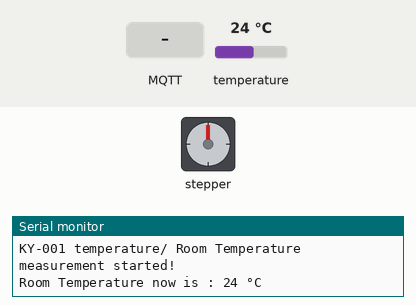
Simulated run of this sketch. Board: Arduino MKR. On the bench: stepper motor, the last lines printed to the serial monitor. Wiring (inferred from the names in the program): stepper motor (2048 steps per turn assumed): coils D9, D10, D11, D12. Inputs (shaded band) come from the test bench; at power-on: temperature 24 °C. WiFi joins after 1.5 s; servers stay silent unless stated; no MQTT or app messages arrive unless stated; not simulated (calls return 0 or success): arduino_secrets.h.

Above: at 2.7 s.
2.8 s: MQTT message "0" arrives on the first subscribed topic
At 5.2 s:
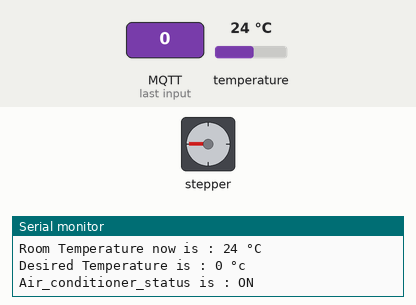
5.6 s: MQTT message "1" arrives on the first subscribed topic
At 6.39 s:
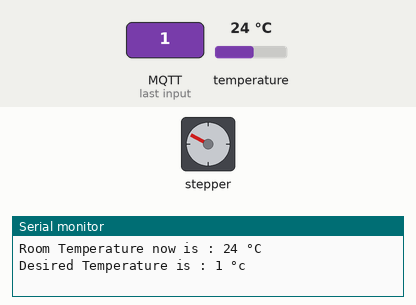
8.4 s: temperature set to 3.2 °C
11.2 s: temperature set to 2.6 °C
12.7 s: MQTT message "3" arrives on the first subscribed topic
At 17.3 s:
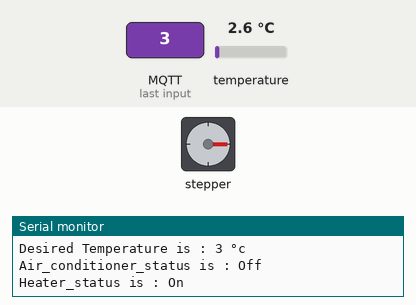
17.6 s: MQTT message "2" arrives on the first subscribed topic
At 18.39 s:
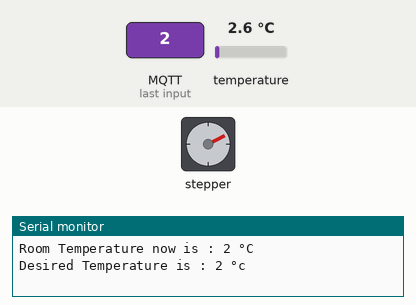
Timing chart, 0 to 20.6 s (numbered marks = the images above; inputs shaded):
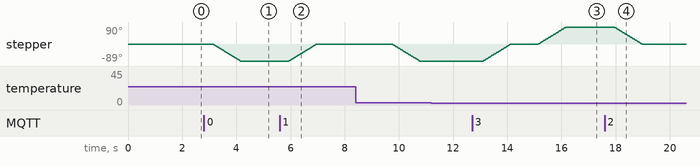

Measured:
- after the input at 2.8 s, stepper: turns 89° counter-clockwise in 1.0 s, starting after 0.34 s
- after the input at 5.6 s, stepper: turns 89° clockwise in 1.0 s, starting after 0.34 s
- after the input at 12.7 s, stepper: turns 89° clockwise in 1.0 s, then 90° clockwise in 1.0 s
- after the input at 17.6 s, stepper: turns 90° counter-clockwise in 1.0 s, starting after 0.35 s

The sketch:

Advanced_Embedded_Project_Arduino_code.ino
```cpp
// (licence header left out)
#include <ArduinoMqttClient.h>
#include <WiFiNINA.h>
#include <OneWire.h>
#include <DallasTemperature.h>
#include "arduino_secrets.h"

// Please enter your network SSID and password in the file "arduino_secrets.h"
char ssid[] = SECRET_SSID;        // your network SSID
char pass[] = SECRET_PASS;    // your network password

WiFiClient wifiClient;
MqttClient mqttClient(wifiClient);

// Please enter your IP address of Rasberry pi
const char broker[] = "192.168.137.69";
//Network protocol is TCP , so Port number is 1883
int port = 1883;

// Please enter the name of the topic
const char topic[]  = "desired_temperature";

// Setting Stepper Motor Pins to be connected on Arduino pins 9,10,11,and 12
#define STEPPER_PIN_1 9
#define STEPPER_PIN_2 10
#define STEPPER_PIN_3 11
#define STEPPER_PIN_4 12

// Here the input pin is declared to which the sensor module is connected
#define KY001_Signal_PIN 4
// Libraries for temperature sensor are configured
OneWire oneWire(KY001_Signal_PIN);
DallasTemperature sensors(&oneWire);

// Defining the variables which will be used to control the project and to save reading data
int step_number = 0;
int a=0;
int x=1;
int oldtemp=0;
float temperature=0;
int temp=0;
char desired=0;
int desired_temperature=0;
int newest_desired_temperature=0;
const int on= 1;
const int off= 0;
int Heater_status=0;
int Air_conditioner_status=0;
int flag=0;


void setup()
{
  // Initialize serial and wait for port to open:
  Serial.begin(9600);

  // Sensor is initialized
  sensors.begin();

  // Setting the Motor Pins as Output Pins
  pinMode(STEPPER_PIN_1, OUTPUT);
  pinMode(STEPPER_PIN_2, OUTPUT);
  pinMode(STEPPER_PIN_3, OUTPUT);
  pinMode(STEPPER_PIN_4, OUTPUT);

  // wait for serial port to connect.
  while (!Serial)
  {
    ;  // wait for serial port to connect.Needed for native USB port only
  }

  // Attempt to connect to Wifi network:
  Serial.print("Attempting to connect to SSID : ");
  Serial.println(ssid);
  while (WiFi.begin(ssid, pass) != WL_CONNECTED)
  {
    // Failed to connect to WiFi Network, retry
    Serial.print(".");
    delay(1000);
  }

  // Once it has been connected to Wifi network
  Serial.print("You're connected to the WiFi network : ");
  Serial.println(ssid);
  Serial.println();

  // Attempt to connect to the MQTT broker
  Serial.print("Attempting to connect to the MQTT broker: ");
  Serial.println(broker);
  if (!mqttClient.connect(broker, port))
  {
    // Failed to connect to MQTT broker, retry
    Serial.print("MQTT connection failed! Error code = ");
    Serial.println(mqttClient.connectError());

    while (1);
  }

  // Once it has been connected to the MQTT broker
  Serial.println("You're connected to the MQTT broker!");
  Serial.println();

  // set the message receive callback
  mqttClient.onMessage(onMqttMessage);

  // Subscribe to a topic
  Serial.print("Subscribing to topic: ");
  Serial.println(topic);
  Serial.println();

  // subscribe to a topic statement
  mqttClient.subscribe(topic);

  Serial.print("Topic: ");
  Serial.println(topic);
  Serial.println();

  Serial.println("KY-001 temperature/ Room Temperature measurement started!");

}

void loop()
{
    // call poll() regularly to allow the library to receive MQTT messages and
    // send MQTT keep alive which avoids being disconnected by the broker
    mqttClient.poll();

    // Temperature measurement is started...
    sensors.requestTemperatures();
    sensors.getTempCByIndex(0);

    // Store measured temperature in variable
    // We have to store the measured temperature in a float variable "temperature"
    temperature=sensors.getTempCByIndex(0);
    // Then coverting the measured temperature from float to int
    temp=(int) temperature;

    // Printing the current Room Temperature,if it has been changed
    if(temp!=oldtemp)
    {
    Serial.print("Room Temperature now is : ");
    Serial.print(temp);
    Serial.println(" °C");
    oldtemp=temp;
    }

    /* Checking if the desired_temperature has been reached :
     *  If it has been reached turn off the Heater off the Air-conditioner
    */
    if(flag==0)
    {
    // if the Heater is on and the desired_temperature has been reached, turn off the Heater
    if(Heater_status==on)
    {
      /* check if the current Room temperature "temp" is less than or
          equal to the last_desired_temperature "newest_desired_temperature"
      */
      if(temp>=newest_desired_temperature)
      {
        // Turn off the heater
        for(a=0;a<512;a++) //Rotation: //2048=360° //1024=180° //512=90° //256=45°
       {
        OneStep(false); //Counterclockwise Rotation
        delay(2); //the delay time specify the time of one rotation step of the motor
        //The Lower the delay is , the faster the rotatation becomes //The Higher the delay is, the slower the rotation becomes
       }
       Heater_status=off;
       Serial.println("Heater_status is : Off");
       Serial.println();
       //set the flag to 1
       flag=1;
      }
    }

    // if the Air Conditioner is on and the desired_temperature has been reached, turn off the Air Conditioner
    if(Air_conditioner_status==on)
    {
       /* check if the current Room temperature "temp" is less than or
          equal to the last_desired_temperature "newest_desired_temperature"
       */
       if(temp<=newest_desired_temperature)
       {
          // turn off the Air Conditioner
          for(a=0;a<512;a++) //Rotation: //2048=360° //1024=180° //512=90° //256=45°
         {
         OneStep(true); //Clockwise Rotation
         delay(2); //the delay time specify the time of one rotation step of the motor
         //The Lower the delay is , the faster the rotatation becomes //The Higher the delay is, the slower the rotation becomes
         }
         Air_conditioner_status=off;
         Serial.println("Air_conditioner_status is : Off");
         Serial.println();
         //set the flag to 1
         flag=1;
       }
    }

    }

    /* After the desired Room Temperature has been acheived ,and the Heater and The Air_conditioner have been
       turned off
     * To keep the Room temperature at the "newest_desired_temperature":
     *  check if the current Room temperature "temp" is not equal to
        the last_desired_temperature "newest_desired_temperature"
     *  If it is not the desired room temperature , Then we will turn the Heater or the conditioner On to
        achieve the desired Room temperature
    */
    if(flag==1)
    {
      /*
      If Rooom temperature is less than or equal to (the desired temperature - 2°c)
      Then Heater should be turned On
     */
     if(temp<=(newest_desired_temperature-2)&&(Heater_status==off))
     {
       // Now, Turn on the Heater
       for(a=0;a<512;a++) //Rotation: //2048=360° //1024=180° //512=90° //256=45°
       {
         OneStep(true); //Clockwise Rotation
         delay(2); //the delay time specify the time of one rotation step of the motor
         //The Lower the delay is , the faster the rotatation becomes //The Higher the delay is, the slower the rotation becomes
       }

       Heater_status=on;
       Serial.println("Heater_status is : On");

       // Then clear the flag
       flag=0;
     }

     /*
      Else If Rooom temperature is greater than or equal to (the desired temperature+2°c)
      Then Air-Conditioner should be turned On
    */
    else if (temp>=(newest_desired_temperature+2)&&(Air_conditioner_status==off)) //Turn on Air-Conditioner
    {

     //Now, Turn on The Air-Conditioner
     for(a=0;a<512;a++) //Rotation: //2048=360° //1024=180° //512=90° //256=45°
     {
        OneStep(false); //Counterclockwise Rotation
        delay(2); //the delay time specify the time of one rotation step of the motor
        //The Lower the delay is , the faster the rotatation becomes //The Higher the delay is, the slower the rotation becomes
     }

     Air_conditioner_status=on;
     Serial.println("Air_conditioner_status is : ON");

     // Then clear the flag
       flag=0;


    }


    }


}

void onMqttMessage(int messageSize)
{
  /* Once we received a message of "desired temperature" from the phone,
    print out the topic and contents*/
  Serial.println();
  Serial.print("Received a message with topic : ");
  Serial.println(mqttClient.messageTopic());


  // use the Stream interface to print the contents
  while (mqttClient.available())
  {
    /* mqttClient.read() is reading char by char
      ,so we will store the every char in the char data type variable "desired".
      Then we will check the value of it and store in int varible "desired_temperature"
    */
    desired=mqttClient.read();

    /* check the value of char variable "desired" of position (*10^1) of desired temperature
       and store in int varible "desired_temperature"*/
    if(x==1)
    {
      if(desired=='0')
        desired_temperature+=0;
      else if(desired=='1')
        desired_temperature+=10;
      else if(desired=='2')
        desired_temperature+=20;
      else if(desired=='3')
        desired_temperature+=30;
      else if(desired=='4')
        desired_temperature+=40;
      else if(desired=='5')
        desired_temperature+=50;
      else if(desired=='6')
        desired_temperature+=60;
      else if(desired=='7')
        desired_temperature+=70;
      else if(desired=='8')
        desired_temperature+=80;
      else if(desired=='9')
        desired_temperature+=90;

      /*now we have stored the position (*10^1)
      and setting x to 2 to store the upcoming read
      which is of position (*10^0) of desired temperature
      */
      x=2;
    }

    /* check the value of char variable "desired" of position (*10^0) of desired temperature
       and store in int varible "desired_temperature"*/
    else if(x==2)
    {
      if(desired=='0')
        desired_temperature+=0;
      else if(desired=='1')
        desired_temperature+=1;
      else if(desired=='2')
        desired_temperature+=2;
      else if(desired=='3')
        desired_temperature+=3;
      else if(desired=='4')
        desired_temperature+=4;
      else if(desired=='5')
        desired_temperature+=5;
      else if(desired=='6')
        desired_temperature+=6;
      else if(desired=='7')
        desired_temperature+=7;
      else if(desired=='8')
        desired_temperature+=8;
      else if(desired=='9')
        desired_temperature+=9;

     /*now we have stored the position (*10^0)
      and setting x to 2 to store the upcoming read
      which is of position (*10^1) of desired temperature for upcoming Read
      */
     x=1;
    }

    if(x==1)
     break;


  }
  /*
    if x is still equal to 2,then we have to a one digit number
    so the desired temperature is less than 10
    so we will devide "the number which we have stored" by 10
  */
  if(x==2)
    desired_temperature/=10;

  //print the current Rooom Temperature
  temp=(int) temperature;
  Serial.print("Room Temperature now is : ");
  Serial.print(temp);
  Serial.println(" °C");

  //print the desired Temperature
  Serial.print("Desired Temperature is : ");
  Serial.print(desired_temperature);
  Serial.println(" °c");


  /*once we got the desired_temperature we should reset the variable x
  to begin to store a new-readed desired temperature*/
  x=1;


     //Now, we will check the desired temperature with respect to the Room temperature

    /*
      If Rooom temperature is less than the desired temperature
      Then Heater should be turned On
    */
    if((temp<desired_temperature)&&(Heater_status==off))
    {
       /*
         Firstly, we chould check if the Air conditioner is On or not.
         If it is on we should firstly turn it off
       */
       if(Air_conditioner_status==on)
       {
         //Turn Off The Air-Conditioner
         for(a=0;a<512;a++) //Rotation: //2048=360° //1024=180° //512=90° //256=45°
         {
         OneStep(true); //Clockwise Rotation
         delay(2); //the delay time specify the time of one rotation step of the motor
         //The Lower the delay is , the faster the rotatation becomes //The Higher the delay is, the slower the rotation becomes
         }
         Air_conditioner_status=off;
         Serial.println("Air_conditioner_status is : Off");

         delay(1000);
       }

       // Now, Turn on the Heater
       for(a=0;a<512;a++) //Rotation: //2048=360° //1024=180° //512=90° //256=45°
       {
         OneStep(true); //Clockwise Rotation
         delay(2); //the delay time specify the time of one rotation step of the motor
         //The Lower the delay is , the faster the rotatation becomes //The Higher the delay is, the slower the rotation becomes
       }

       /* Then setting the "newest_desired_temperature" to "desired_temperature"
          which we have just received few milliseconds ago to check if the Room-
          temperature has became to this "newest_desired_temperature"
       */
       newest_desired_temperature=desired_temperature;

       /*
        Then we should clear the "desired_temperature" to store new desired_temperature in it
       */
       desired_temperature=0;
       Heater_status=on;
       Serial.println("Heater_status is : On");


    }

    /*
      Else If Rooom temperature is greater than the desired temperature
      Then Air-Conditioner should be turned On
    */
    else if ((temp>desired_temperature)&&(Air_conditioner_status==off)) //Turn on Air-Conditioner
    {

     /*
       Firstly, we chould check if the Heater is On or not.
       If it is on we should firstly turn it off
     */
     if(Heater_status==on)
     {
       //Turn Off The Heater
       for(a=0;a<512;a++) //Rotation: //2048=360° //1024=180° //512=90° //256=45°
       {
        OneStep(false); //Counterclockwise Rotation
        delay(2); //the delay time specify the time of one rotation step of the motor
        //The Lower the delay is , the faster the rotatation becomes //The Higher the delay is, the slower the rotation becomes
       }
       Heater_status=off;
       Serial.println("Heater_status is : Off");

       delay(1000);


     }

     //Now, Turn on The Air-Conditioner
     for(a=0;a<512;a++) //Rotation: //2048=360° //1024=180° //512=90° //256=45°
     {
        OneStep(false); //Counterclockwise Rotation
        delay(2); //the delay time specify the time of one rotation step of the motor
        //The Lower the delay is , the faster the rotatation becomes //The Higher the delay is, the slower the rotation becomes
     }

     /* Then setting the "newest_desired_temperature" to "desired_temperature"
        which we have just received few milliseconds ago to check if the Room-
        temperature has became to this "newest_desired_temperature"
     */
     newest_desired_temperature=desired_temperature;

     /*
        Then we should clear the "desired_temperature" to store new desired_temperature in it
     */
     desired_temperature=0;

     Air_conditioner_status=on;
     Serial.println("Air_conditioner_status is : ON");


    }

    /*
      Else case:
      If Rooom temperature is equal to the desired temperature
      Then Air-Conditioner and Heater both should be turned Off
    */
    else //if (temp==desired_temperature)
    {
     /*
       Firstly, we chould check if the Heater is On or not.
       If it is on we should firstly turn it off
     */
     if(Heater_status==on)
     {
       //Turn Off The Heater
       for(a=0;a<512;a++) //Rotation: //2048=360° //1024=180° //512=90° //256=45°
       {
        OneStep(false); //Counterclockwise Rotation
        delay(2); //the delay time specify the time of one rotation step of the motor
        //The Lower the delay is , the faster the rotatation becomes //The Higher the delay is, the slower the rotation becomes
       }
       Heater_status=off;
       Serial.println("Heater_status is : Off");

       delay(1000);

     }
     /*
       If the Heater is off, Then we check if the Air_conditioner is On or not.
       If it is on we should turn it off
     */
     else if(Air_conditioner_status==on)
       {
         //Turn Off the Air_conditioner
         for(a=0;a<512;a++) //Rotation: //2048=360° //1024=180° //512=90° //256=45°
         {
         OneStep(true); //Clockwise Rotation
         delay(2); //the delay time specify the time of one rotation step of the motor
         //The Lower the delay is , the faster the rotatation becomes //The Higher the delay is, the slower the rotation becomes
         }
         Air_conditioner_status=off;
         Serial.println("Air_conditioner_status is : Off");

         delay(1000);
       }
       Air_conditioner_status=off;
       Heater_status=off;

       /* Then setting the "newest_desired_temperature" to "desired_temperature"
        which we have just received few milliseconds ago to check if the Room-
        temperature has became to this "newest_desired_temperature"
       */
       newest_desired_temperature=desired_temperature;
       flag=1;

       /*
        Then we should clear the "desired_temperature" to store new desired_temperature in it
       */
       desired_temperature=0;

    }


    delay(1000); // 1 second Delay until next measurement

    Serial.println();
}

//Direction control Function of the Motor for controlling the Heater and the Air-Conditioner
void OneStep(bool dir)
{
    /*
      if dir is True , then it is a Clockwise Rotation
      if dir is False, then it is a Counterclockwise Rotation
    */

    if(dir)
    {
      //Clockwise Rotation
      switch(step_number)
      {
        case 0:
         digitalWrite(STEPPER_PIN_1, HIGH);
         digitalWrite(STEPPER_PIN_2, LOW);
         digitalWrite(STEPPER_PIN_3, LOW);
         digitalWrite(STEPPER_PIN_4, LOW);
          break;
       case 1:
         digitalWrite(STEPPER_PIN_1, LOW);
         digitalWrite(STEPPER_PIN_2, HIGH);
         digitalWrite(STEPPER_PIN_3, LOW);
         digitalWrite(STEPPER_PIN_4, LOW);
         break;
       case 2:
         digitalWrite(STEPPER_PIN_1, LOW);
         digitalWrite(STEPPER_PIN_2, LOW);
         digitalWrite(STEPPER_PIN_3, HIGH);
         digitalWrite(STEPPER_PIN_4, LOW);
         break;
       case 3:
         digitalWrite(STEPPER_PIN_1, LOW);
         digitalWrite(STEPPER_PIN_2, LOW);
         digitalWrite(STEPPER_PIN_3, LOW);
         digitalWrite(STEPPER_PIN_4, HIGH);
         break;
     }
    }

  else
  {
    //Counterclockwise Rotation
    switch(step_number)
    {
      case 0:
         digitalWrite(STEPPER_PIN_1, LOW);
         digitalWrite(STEPPER_PIN_2, LOW);
         digitalWrite(STEPPER_PIN_3, LOW);
         digitalWrite(STEPPER_PIN_4, HIGH);
         break;
      case 1:
         digitalWrite(STEPPER_PIN_1, LOW);
         digitalWrite(STEPPER_PIN_2, LOW);
         digitalWrite(STEPPER_PIN_3, HIGH);
         digitalWrite(STEPPER_PIN_4, LOW);
         break;
      case 2:
         digitalWrite(STEPPER_PIN_1, LOW);
         digitalWrite(STEPPER_PIN_2, HIGH);
         digitalWrite(STEPPER_PIN_3, LOW);
         digitalWrite(STEPPER_PIN_4, LOW);
         break;
      case 3:
         digitalWrite(STEPPER_PIN_1, HIGH);
         digitalWrite(STEPPER_PIN_2, LOW);
         digitalWrite(STEPPER_PIN_3, LOW);
         digitalWrite(STEPPER_PIN_4, LOW);


    }
  }

  step_number++;

  if(step_number > 3)
  {
    step_number = 0;
  }

}
```
